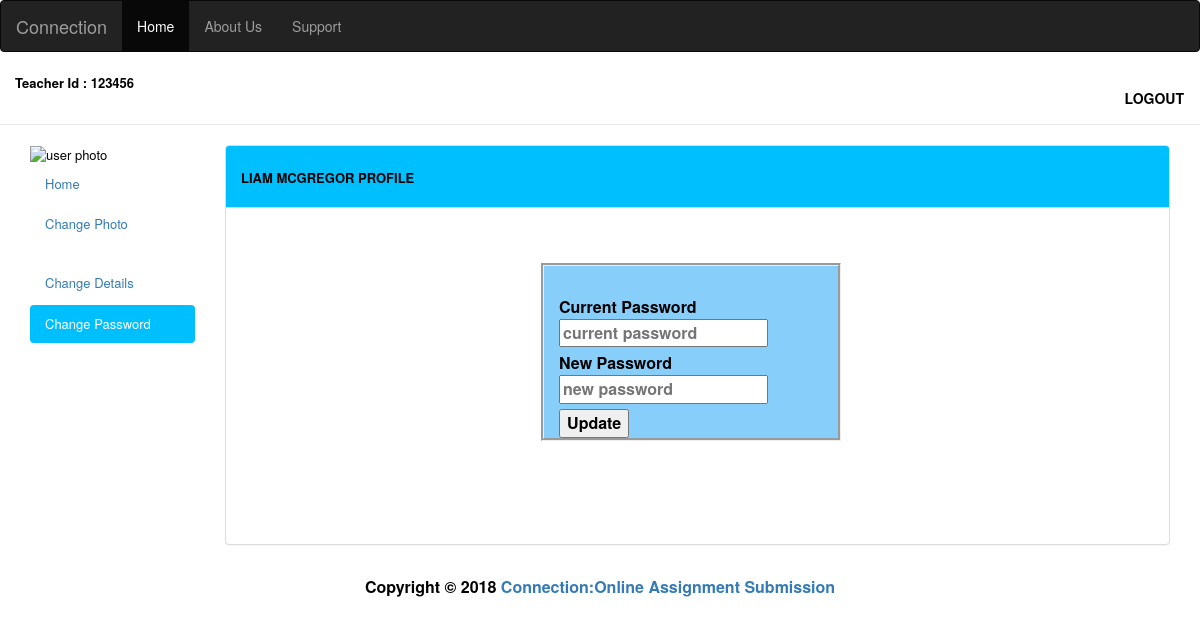
Page /teacherpasschange.php (signed in) on the committed database.
### tables this page shows
CREATE TABLE `teacher_user` (
  `firstname` varchar(50) NOT NULL,
  `lastname` varchar(50) NOT NULL,
  `department` varchar(50) NOT NULL,
  `email` varchar(50) NOT NULL,
  `experience` int(50) NOT NULL,
  `dob` date NOT NULL,
  `username` varchar(50) NOT NULL,
  `password` varchar(50) NOT NULL,
  `phone` bigint(10) NOT NULL,
  `address` varchar(250) NOT NULL,
  `teacher_id` int(50) NOT NULL,
  `img_url` varchar(100) NOT NULL
);

### teacherpasschange.php (the view, shortened to what this page needs)
<?php
include 'config.php';
$sql = "SELECT firstname, teacher_id, lastname, department, email, phone, username,img_url FROM teacher_user WHERE username = '" . $_SESSION['username'] . "'";
$result = mysqli_query($db,$sql);
$row = mysqli_fetch_array($result);
?>
<!DOCTYPE html>
<html lang="en">
<head>
    <link href="//maxcdn.bootstrapcdn.com/bootstrap/3.3.0/css/bootstrap.min.css" rel="stylesheet" id="bootstrap-css">
</head>
<header>
    <nav class="navbar navbar-inverse">
        <div class="container-fluid">
            <div class="navbar-header">
                <a class="active navbar-brand" href="index.php">Connection</a>
            </div>
            <ul class="nav navbar-nav">
                <li class="active"><a href="teacherdashboard.php">Home</a></li>
                <li><a href="#">About Us</a></li>
                <li><a href="#">Support</a></li>
            </ul>
        </div>
    </nav>
</header>
<nav class="navbar navbar-default navbar-static-top">
    <div class="container-fluid" style="background-color: white">
        <div class="navbar-header" >
            <p><font size="2"; color="black"> <strong> Teacher Id : <?php echo $row['teacher_id']; ?></strong></p>
        </div>
        <div class="collapse navbar-collapse" id="bs-example-navbar-collapse-1">
            <ul class="nav navbar-nav navbar-right">
                <li><a style="color: black;" class="btn" href="logout.php"><strong>LOGOUT</strong></a></li>
            </ul>
        </div>
    </div>
</nav>
<div class="container-fluid main-container">
    <div class="col-md-2 sidebar">
        <ul class="nav nav-pills nav-stacked">
            <img  class='top-image' src='profile_pictures/<?php echo $row['img_url']?>' alt="user photo" title="user photo"height="200px" width="200px">
            <li  ><a href="teacherdashboard.php" >Home</a></li>
            <li ><a href="teacherpicupload.php">Change Photo</a></li>
            <li style="margin-top: 20px"  ><a href="teacheredit.php">Change Details</a></li>
            <li><a href="teacherpasschange.php"class="active"style="background-color: deepskyblue;color: white"    >Change Password</a></li>
        </ul>
    </div>
    <body>
    <div  class="col-md-10 content">
        <div style="height: 400px"class="panel panel-default">
            <div class="panel-heading" style="background-color: deepskyblue;">
                <h4 style="text-transform: uppercase"><strong><font size="2"; color="black"> <?php echo $row['firstname']." ".$row['lastname']." " ?>Profile </font> </strong></h4>
            </div>
            <div class="panel-body">
                <div style="margin-top:40px; border-style: groove;background-color: lightskyblue ;padding-top: 30px;margin-left: 300px;width: 300px;padding-left: 30px" id="profileinfo"> <strong><font size="3"; color="black">
                            <form action="" method="post" data-abide>
                                <div class="row">
                                    <div class="large-12 columns">
                                        <label for="password">Current Password
                                            <input id="password" type="password"  name="old" placeholder="current password" required></input>
                                        </label>
                                    </div>
                                </div>
                                <div class="row">
                                    <div class="large-12 columns">
                                        <label for="password">New Password
                                            <input id="password" type="password"  name="new" placeholder="new password" required></input>
                                        </label>
                                    </div>
                                </div>
                                <div class="row">
                                    <div class="large-12 columns">
                                        <button type="submit" name="submit" class="button expand radius">Update</button>
                                    </div>
                                </div>
                            </form>
    </body></div>
<div class="container-fluid text-center">
    <footer class=“col-md-12">
        <p class="col-md-12">
        Copyright &COPY; 2018 <a href="index.php">Connection:Online Assignment Submission</a>
        </p>
    </footer>
</div>
</html>

### rows in the picture
teacher_user: teacher "123456", firstname "LIAM", lastname "MCGREGOR"
